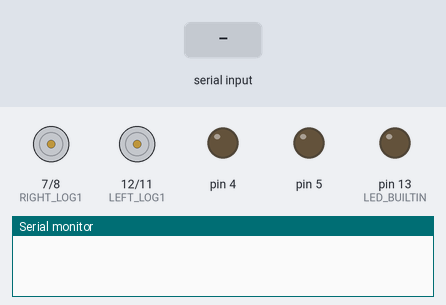
The sketch below on a simulated Arduino Uno, built with avr-gcc and run on an emulated ATmega328P. Shown: motor-driver pin pairs drawn as motors (green arrow = first pin HIGH = forward, orange = second pin HIGH = backward, longer = more drive, scaled by the enable pin), output pins drawn as LEDs (lit = HIGH), the last lines printed to the serial monitor. The test bench sets the inputs (shaded band).

Above: at 1.2 s.
1.3 s: "j" received over Serial
2.8 s: "w" received over Serial
At 3.4 s:
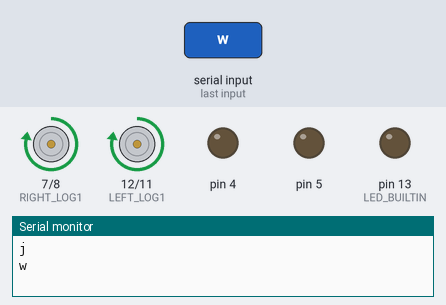
4.3 s: "a" received over Serial
At 5.5 s:
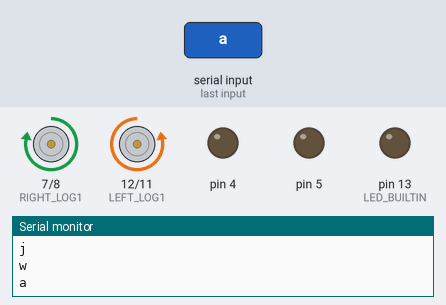
5.8 s: "d" received over Serial
At 6.9 s:
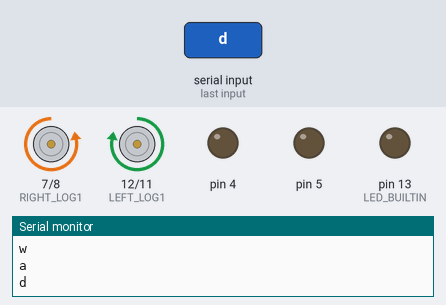
7.3 s: "r" received over Serial
At 8.0 s:
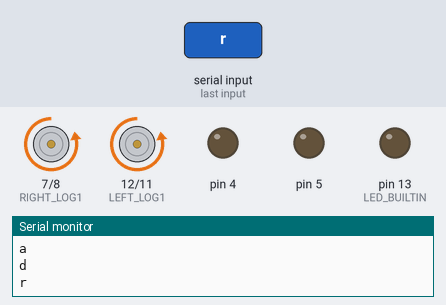
8.8 s: "h" received over Serial
At 9.2 s:
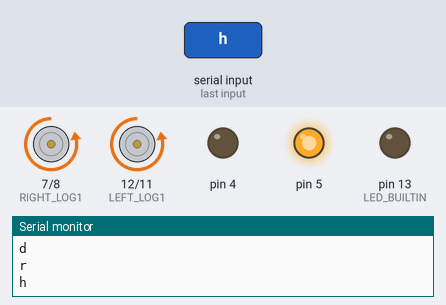
Timing chart, 0 to 11.3 s (numbered marks = the images above; inputs shaded):
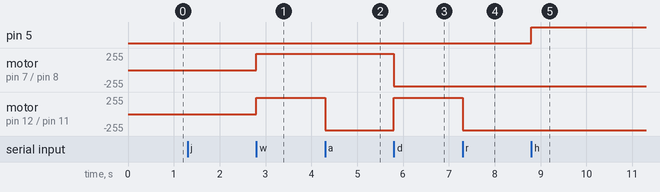

The sketch:

remote_control.ino
```cpp
/*
 * This will be the arduino code that will listen to serial commands from raspberry pi
 * to control robot: forward, turn right, turn left, and stop.
 */

// PWM pins to control speed.
int PWM_LEFT = 10;
int PWM_RIGHT = 6;
int pwm_l_val = 255;
int pwm_r_val = 255;
int PWM_RES = 255;  // # bit resolution for pwm duty cycle
int PWM_MIN = 100;
int PWM_TOGGLE = 10;

// H-bridge V logic pins to control individual motor direction:
// Hi to '1' and Lo to '2' is forward motion, and vice versa.
int LEFT_LOG1 = 12;
int LEFT_LOG2 = 11;
int RIGHT_LOG1 = 7;
int RIGHT_LOG2 = 8;
long t = 0;  // timer

void setup() {

    Serial.begin(19200);

    // Set digital i/o pins as outputs.
    pinMode(PWM_LEFT, OUTPUT);
    pinMode(PWM_RIGHT, OUTPUT);
    pinMode(LEFT_LOG1, OUTPUT);
    pinMode(LEFT_LOG2, OUTPUT);
    pinMode(RIGHT_LOG1, OUTPUT);
    pinMode(RIGHT_LOG2, OUTPUT);
    pinMode(13, OUTPUT);
    pinMode(4, OUTPUT);
    pinMode(5, OUTPUT);
    pinMode(LED_BUILTIN, OUTPUT);
    analogWrite(PWM_LEFT, pwm_l_val);
    analogWrite(PWM_RIGHT, pwm_r_val);
}

void loop() {
    if (Serial.available() > 0) {
        char c = Serial.read();
        Serial.println(c);
        if (c == 'i') { // 'i' = speed up
            increase_speed();
        }
        if (c == 'j') { // 'j' = slow down
            decrease_speed();
        }
        if (c == 'w') { // 'w' = forward
            forward();
        }
        if (c == 'a') { // 'a' = turn left
            turn_left();
        }
        if (c == 'd') { // 'd' = turn right
            turn_right();
        }
        if (c == 's') { // 's' = stop
            stopit();
        }
        if (c == 'r') { // 's' = stop
            reverse();
        }
        if (c == 'h') {
            digitalWrite(5, HIGH);
            digitalWrite(4, LOW);
        }
        if (c == 'l') {
            digitalWrite(4, HIGH);
            digitalWrite(5, LOW);
        }
    }
}

void increase_speed() {
    pwm_l_val = pwm_l_val + PWM_TOGGLE;
    pwm_r_val = pwm_r_val + PWM_TOGGLE;
    // Set limit.
    if (pwm_l_val > PWM_RES) {pwm_l_val = PWM_RES;}
    if (pwm_r_val > PWM_RES) {pwm_r_val = PWM_RES;}
    analogWrite(PWM_LEFT, pwm_l_val);
    analogWrite(PWM_RIGHT, pwm_r_val);
}

void decrease_speed() {
    pwm_l_val = pwm_l_val - PWM_TOGGLE;
    pwm_r_val = pwm_r_val - PWM_TOGGLE;
    // Set limit.
    if (pwm_l_val < PWM_MIN) {pwm_l_val = PWM_MIN;}
    if (pwm_r_val < PWM_MIN) {pwm_r_val = PWM_MIN;}
    analogWrite(PWM_LEFT, pwm_l_val);
    analogWrite(PWM_RIGHT, pwm_r_val);
}

void forward() {
    digitalWrite(LEFT_LOG1, HIGH);
    digitalWrite(LEFT_LOG2, LOW);
    digitalWrite(RIGHT_LOG1, HIGH);
    digitalWrite(RIGHT_LOG2, LOW);
}

void reverse() {
    digitalWrite(LEFT_LOG1, LOW);
    digitalWrite(LEFT_LOG2, HIGH);
    digitalWrite(RIGHT_LOG1, LOW);
    digitalWrite(RIGHT_LOG2, HIGH);
}


void turn_left() {
    digitalWrite(LEFT_LOG1, LOW);
    digitalWrite(LEFT_LOG2, HIGH);
    digitalWrite(RIGHT_LOG1, HIGH);
    digitalWrite(RIGHT_LOG2, LOW);
}

void turn_right() {
    digitalWrite(LEFT_LOG1, HIGH);
    digitalWrite(LEFT_LOG2, LOW);
    digitalWrite(RIGHT_LOG1, LOW);
    digitalWrite(RIGHT_LOG2, HIGH);
}

void stopit() {
    digitalWrite(LEFT_LOG1, LOW);
    digitalWrite(LEFT_LOG2, LOW);
    digitalWrite(RIGHT_LOG1, LOW);
    digitalWrite(RIGHT_LOG2, LOW);
}
```

Measured:
- after the input at 2.8 s, motor on pin 7 (RIGHT_LOG1) / pin 8 (RIGHT_LOG2), motor on pin 12 (LEFT_LOG1) / pin 11 (LEFT_LOG2): stopped → forward 245/255 at once
- after the input at 4.3 s, motor on pin 12 (LEFT_LOG1) / pin 11 (LEFT_LOG2): forward 245/255 → backward 245/255 at once
- after the input at 5.8 s, motor on pin 7 (RIGHT_LOG1) / pin 8 (RIGHT_LOG2): forward 245/255 → backward 245/255 at once; motor on pin 12 (LEFT_LOG1) / pin 11 (LEFT_LOG2): backward 245/255 → forward 245/255 at once
- after the input at 7.3 s, motor on pin 12 (LEFT_LOG1) / pin 11 (LEFT_LOG2): forward 245/255 → backward 245/255 at once
- after the input at 8.8 s, pin 5: LOW → HIGH at once
